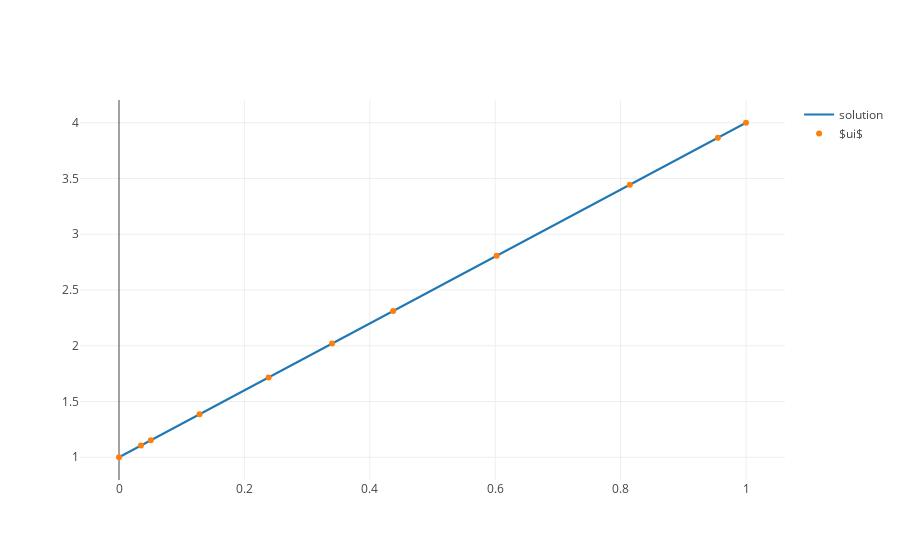

Here is the notebook cell this chart was saved with:
### Markdown cell above
We now plot, we expect a line!

### Code cell
x, u = interpolate(ui)


fig = go.Figure(data=[
    go.Scatter(x=x, y=u, mode='lines', name="solution"),
    go.Scatter(x=s, y=ui, mode='markers', name="$ui$"),
])
plotly.iplot(fig)

### Figure 1 — Plotly figure (JSON) as saved in the notebook; plotly's stock layout.template omitted (floating-point values rounded to 4 significant figures; data arrays with more than 128 entries replaced by an {"elided": "..."} marker saying what was removed)
{"data": [{"mode": "lines", "name": "solution", "type": "scatter", "uid": "9ac41a44-f297-47f7-80c0-59386014fbff", "x": {"elided": "500 float values"}, "y": {"elided": "500 float values"}}, {"mode": "markers", "name": "$ui$", "type": "scatter", "uid": "67478b93-1178-4ba1-b040-5252e5e7a50b", "x": [0, 0.03503, 0.05073, 0.1285, 0.2386, 0.3399, 0.4373, 0.6023, 0.8147, 0.9552, 1], "y": [1, 1.105, 1.152, 1.385, 1.716, 2.02, 2.312, 2.807, 3.444, 3.866, 4]}], "layout": {}}
